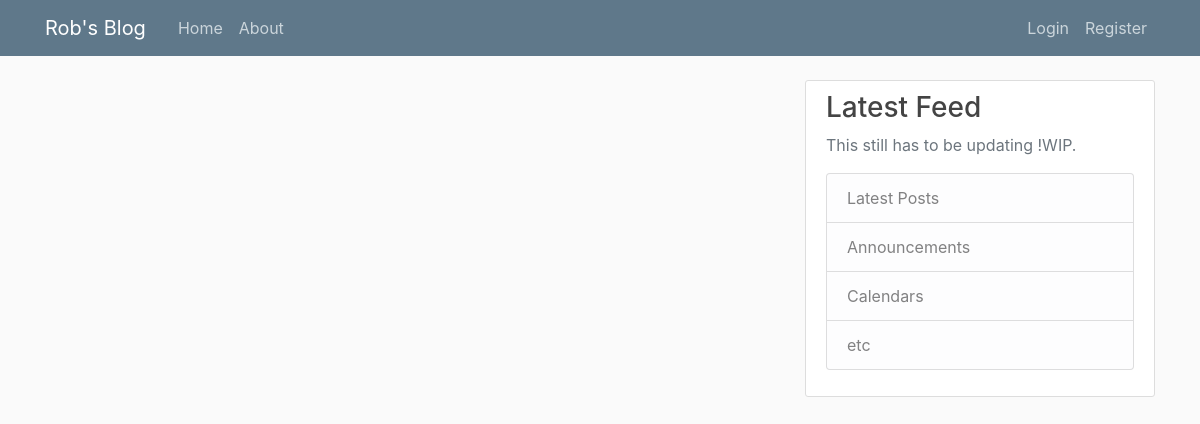
Page /home on the earlier database version.
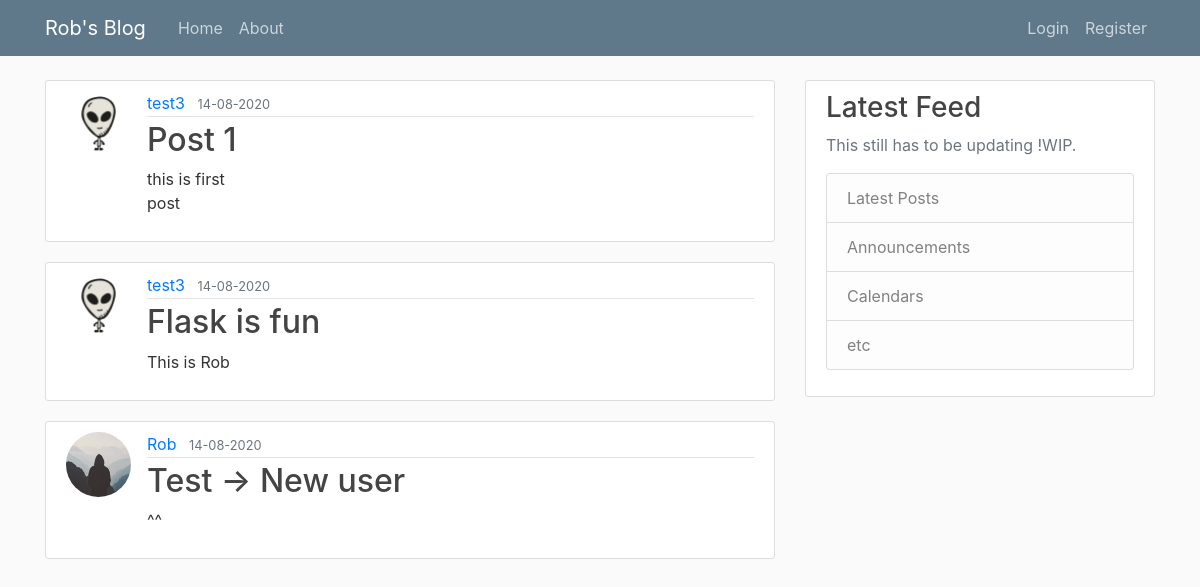
Same page on the later database version.
### flaskblog/models.py (models this page shows, shortened)
class Post(db.Model):
    id = db.Column(db.Integer, primary_key=True)
    title = db.Column(db.String(100), nullable=False)
    date_posted = db.Column(db.DateTime, nullable=False, default=datetime.utcnow)
    content = db.Column(db.Text, nullable=False)
    user_id = db.Column(db.Integer, db.ForeignKey('user.id'), nullable=False)

class User(db.Model, UserMixin):
    id = db.Column(db.Integer, primary_key=True)
    username = db.Column(db.String(20), unique=True, nullable=False)
    email = db.Column(db.String(120), unique=True, nullable=False)
    image_file = db.Column(db.String(20), nullable=False, default='default.jpg')
    password = db.Column(db.String(60), nullable=False)
    posts = db.relationship('Post', backref='author', lazy=True)

### flaskblog/routes.py (the view)
@app.route('/')
@app.route('/home')
def home():
    posts = Post.query.all()
    return render_template('home.html', posts=posts)

### flaskblog/templates/home.html
{% extends 'layout.html' %}
{% block content %}
    {% for post in posts %}
        <article class="media content-section">
            <img class="rounded-circle article-img" src="{{ url_for('static', filename='profile_pics/' + post.author.image_file) }}">
            <div class="media-body">
            <div class="article-metadata">
              <a class="mr-2" href="#">{{ post.author.username }}</a>
              <small class="text-muted">{{ post.date_posted.strftime('%d-%m-%Y') }}</small>
            </div>
            <h2><a class="article-title" href="{{ url_for('post', post_id=post.id) }}">{{ post.title }}</a></h2>
            <p class="article-content">{{ post.content }}</p>
            </div>
        </article>
    {% endfor %}
{% endblock content %}

### flaskblog/templates/layout.html (shortened to what this page needs)
<!DOCTYPE html>
<html>
<head>
    <link rel="stylesheet" href="https://maxcdn.bootstrapcdn.com/bootstrap/4.0.0/css/bootstrap.min.css">
    <link rel="stylesheet" type="text/css" href="{{ url_for('static', filename='main.css') }}">
</head>
<body>
    <header class="site-header">
      <nav class="navbar navbar-expand-md navbar-dark bg-steel fixed-top">
        <div class="container">
          <a class="navbar-brand mr-4" href="/">Rob's Blog</a>
          <div class="collapse navbar-collapse" id="navbarToggle">
            <div class="navbar-nav mr-auto">
              <a class="nav-item nav-link" href="{{ url_for('home') }}">Home</a>
              <a class="nav-item nav-link" href="{{ url_for('about') }}">About</a>
            </div>
            <div class="navbar-nav">
                {% if current_user.is_authenticated %}
                    <a class="nav-item nav-link" href="{{ url_for('new_post') }}">New Post</a>
                    <a class="nav-item nav-link" href="{{ url_for('account') }}">Account</a>
                    <a class="nav-item nav-link" href="{{ url_for('logout') }}">Logout</a>
                {% else %}
                    <a class="nav-item nav-link" href="{{ url_for('login') }}">Login</a>
                    <a class="nav-item nav-link" href="{{ url_for('register') }}">Register</a>
                {% endif %}
            </div>
          </div>
        </div>
      </nav>
    </header>
    <main role="main" class="container">
      <div class="row">
        <div class="col-md-8">
          {% block content %}{% endblock %}
        </div>
        <div class="col-md-4">
          <div class="content-section">
            <h3>Latest Feed</h3>
            <p class='text-muted'>This still has to be updating !WIP.
              <ul class="list-group">
                <li class="list-group-item list-group-item-light">Latest Posts</li>
                <li class="list-group-item list-group-item-light">Announcements</li>
                <li class="list-group-item list-group-item-light">Calendars</li>
                <li class="list-group-item list-group-item-light">etc</li>
              </ul>
            </p>
          </div>
        </div>
      </div>
    </main>
</body>
</html>

### flaskblog/static/main.css (style rules this page uses)
body { background: #fafafa; color: #333333; margin-top: 5rem; }
h1, h2, h3, h4, h5, h6 { color: #444444; }
.bg-steel { background-color: #5f788a; }
.site-header .navbar-nav .nav-link { color: #cbd5db; }
.content-section { background: #ffffff; padding: 10px 20px; border: 1px solid #dddddd; border-radius: 3px; margin-bottom: 20px; }
.article-title { color: #444444; }
.article-content { white-space: pre-line; }
.article-img { height: 65px; width: 65px; margin-right: 16px; }
.article-metadata { padding-bottom: 1px; margin-bottom: 4px; border-bottom: 1px solid #e3e3e3 }

Differences in the rows shown:
added Post: image_file (picture), author.username "test3", date_posted "14-08-2020", title "Post 1", content "this is first post"
added Post: image_file (picture), author.username "test3", date_posted "14-08-2020", title "Flask is fun", content "This is Rob"
added Post: image_file (placeholder picture), author.username "Rob", date_posted "14-08-2020", title "Test -> New user", content "^^"
